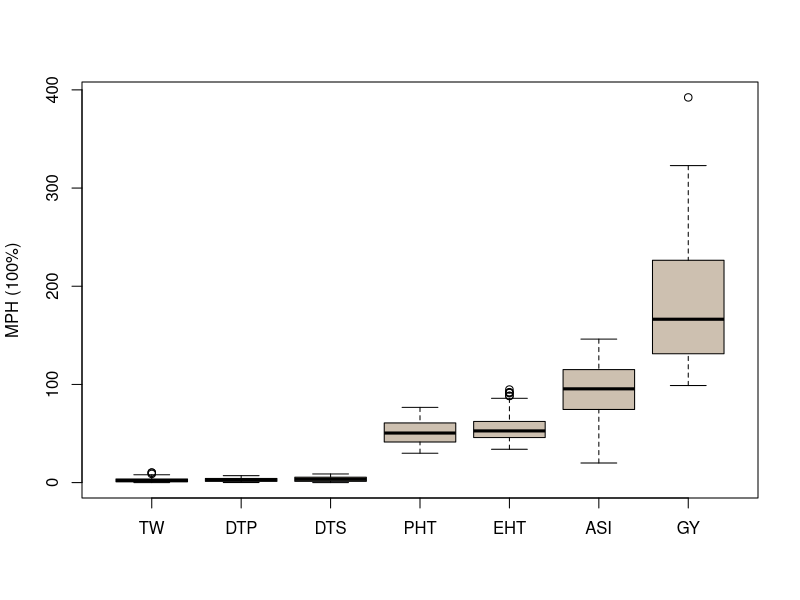

This chart was generated by the following R code: (Note: this script raises an error after producing the figure.)
# Jinliang Yang
# 03-18-2017
# purpose: levels of heterosis (MPH)


#######
plot_loh <- function(trait,  ...){
  bymed2 <- with(trait, reorder(trait, pMPH, median))
  boxplot(pMPH ~ bymed2, data=trait,
          xlab = "", ylab= "MPH (100%)", col="antiquewhite3", 
          ...)
}
##### note: change to abs value

trait <- read.csv("data/hyb_heterosis.csv")
trait$pMPH <- abs(trait$pMPH*100)

pdf("graphs/Fig1a.pdf", width=5, height=5)
bymed <- plot_loh(trait, main="")
dev.off()
write.table(trait, "table/STable_heterosis.csv", sep=",", row.names=FALSE, quote=FALSE)


##########
library(plyr)
loh <- ddply(trait, .(trait), summarise,
             h = median(pMPH))
loh <- loh[order(loh$h),]
write.table(loh, "cache/loh_pMPH_median.csv", sep=",", row.names=FALSE, quote=FALSE)

